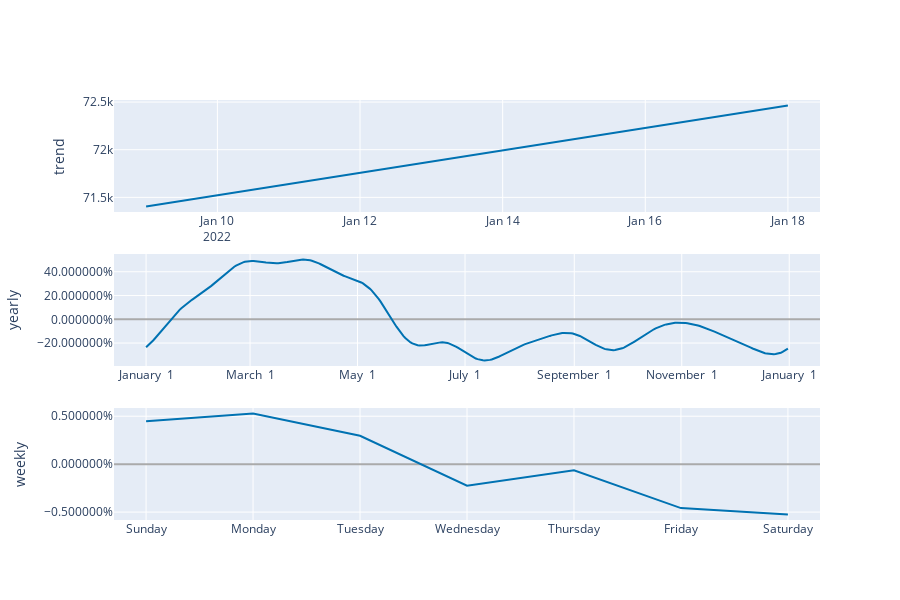

Write notebook code for a chart like this one.
### Code cell
plot_components_plotly(m, forecast)

### Figure 1 — Plotly figure (JSON) as saved in the notebook; plotly's stock layout.template omitted (floating-point values rounded to 4 significant figures; data arrays with more than 128 entries replaced by an {"elided": "..."} marker saying what was removed)
{"data": [{"line": {"color": "#0072B2", "width": 2}, "mode": "lines", "name": "trend", "type": "scatter", "x": ["2022-01-09T00:00:00", "2022-01-10T00:00:00", "2022-01-11T00:00:00", "2022-01-12T00:00:00", "2022-01-13T00:00:00", "2022-01-14T00:00:00", "2022-01-15T00:00:00", "2022-01-16T00:00:00", "2022-01-17T00:00:00", "2022-01-18T00:00:00"], "xaxis": "x", "y": [71410.0, 71520.0, 71640.0, 71760.0, 71880.0, 71990.0, 72110.0, 72230.0, 72350.0, 72460.0], "yaxis": "y"}, {"line": {"color": "#0072B2", "width": 2}, "mode": "lines", "name": "yearly", "type": "scatter", "x": {"elided": "365 str values"}, "xaxis": "x2", "y": {"elided": "365 float values"}, "yaxis": "y2"}, {"line": {"color": "#0072B2", "width": 2}, "mode": "lines", "name": "weekly", "type": "scatter", "x": ["2017-01-01T00:00:00", "2017-01-02T00:00:00", "2017-01-03T00:00:00", "2017-01-04T00:00:00", "2017-01-05T00:00:00", "2017-01-06T00:00:00", "2017-01-07T00:00:00"], "xaxis": "x3", "y": [0.004477, 0.005274, 0.00296, -0.002246, -0.0006413, -0.004583, -0.00524], "yaxis": "y3"}], "layout": {"height": 600, "showlegend": false, "width": 900, "xaxis": {"anchor": "y", "domain": [0, 1], "range": ["2022-01-08T13:12:00", "2022-01-18T10:48:00"], "type": "date"}, "xaxis2": {"anchor": "y2", "domain": [0, 1], "range": ["2016-12-13T18:54:02.958904115", "2018-01-18T11:04:57.863013581"], "tickformat": "%B %e", "type": "date"}, "xaxis3": {"anchor": "y3", "domain": [0, 1], "range": ["2016-12-31T16:48:00", "2017-01-07T07:12:00"], "tickformat": "%A", "type": "date"}, "yaxis": {"anchor": "x", "domain": [0.7333, 1], "rangemode": "normal", "title": {"text": "trend"}, "zerolinecolor": "#AAA"}, "yaxis2": {"anchor": "x2", "domain": [0.3667, 0.6333], "hoverformat": ".2%", "tickformat": "%", "title": {"text": "yearly"}, "zerolinecolor": "#AAA"}, "yaxis3": {"anchor": "x3", "domain": [0, 0.2667], "hoverformat": ".2%", "tickformat": "%", "title": {"text": "weekly"}, "zerolinecolor": "#AAA"}}}
